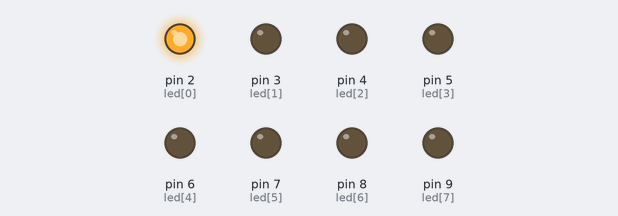
Recording of a sketch running on a simulated Arduino Uno, built with avr-gcc and run on an emulated ATmega328P. On the bench: output pins drawn as LEDs (lit = HIGH).

Above: at 0.5 s.
At 2.5 s:
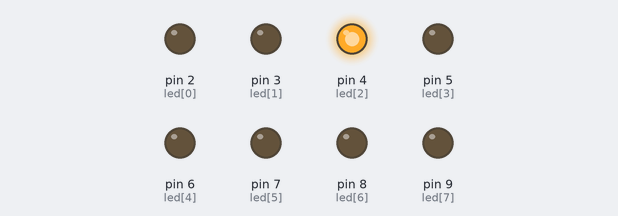
At 3.5 s:
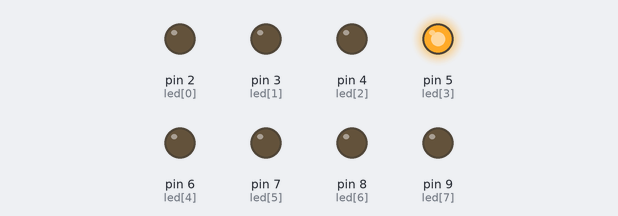
At 4.5 s:
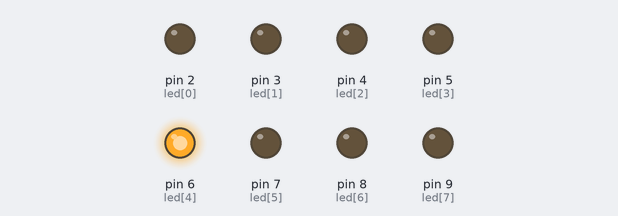
At 6.5 s:
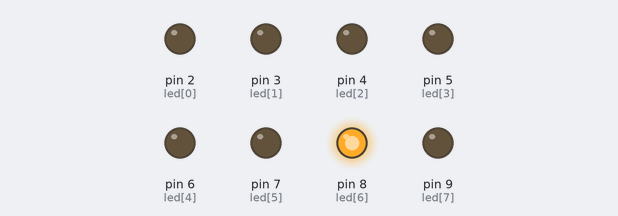
At 9.5 s:
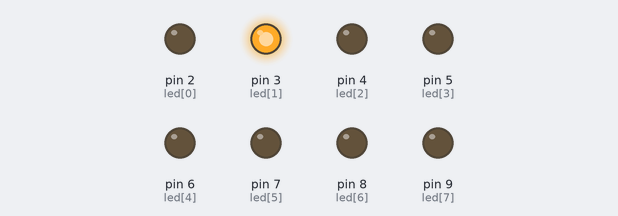
Timing chart, 0 to 10.4 s (numbered marks = the images above):
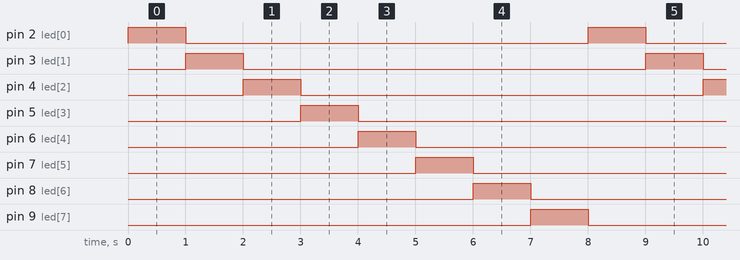

Measured:
- by itself, pin 2 (led[0]), pin 3 (led[1]), pin 4 (led[2]), pin 5 (led[3]), pin 6 (led[4]), pin 7 (led[5]), pin 8 (led[6]), pin 9 (led[7]): alternates HIGH for 1.0 s and LOW for 7.0 s
- by itself, everything shown: repeats every 8.0 s, in 9 steps

The sketch:

Led_Lauflicht_kompremiert_8.ino
```cpp
/*
 * Ledlauflicht als kompaktversion
 * BN
 * 18.09.2020
 */
 byte led[8] = {2, 3, 4, 5, 6, 7, 8, 9};    //erstellen eines Arrays für einfache Pin zuordnung


void setup() {
  // put your setup code here, to run once:

 // Serial.begin(2000000);
  for ( byte i=0; i<8; i++)
  {
    pinMode (led[i], OUTPUT);                 //Setzten der Pins als Ausgänge

  }
}

void loop() {
  // put your main code here, to run repeatedly:

  for ( byte  i=0; i<8; i++)
  {
    digitalWrite(led[i], HIGH);
    //Serial.println("Led_"+i);
    delay(1000);                              //Hauptprogramm schaltet Leds ein und aus mit einer Sekunde Verstezung
    digitalWrite(led[i], LOW);
    //Serial.println("Led_"+i);
  }

}
```
